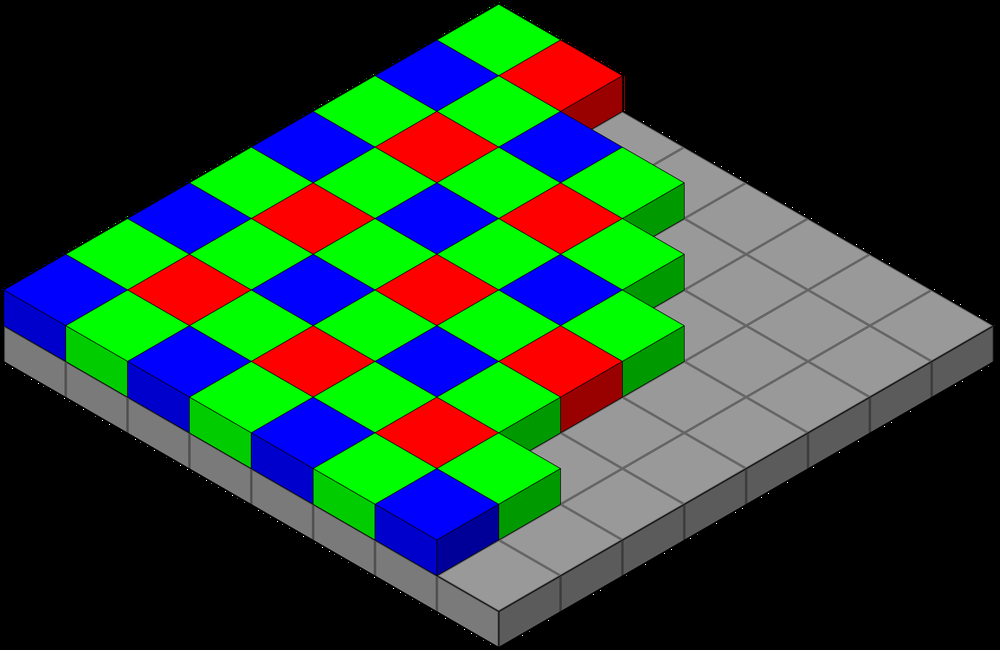
#> input picture bai2/input_bayer.png, 1000 x 650 px, shrunk from 2560 x 1664 before the run, found by its file name
$ python bai2_demosaicing.py
#> lines starting #> are read from the running program, lines starting #| are printed output that depends on the picture
import numpy as np
import cv2
from cv2 import COLOR_BAYER_BG2BGR
# Read the image in Bayer pattern
bayer = cv2.imread('bai2\\input_bayer.png', cv2.IMREAD_GRAYSCALE)
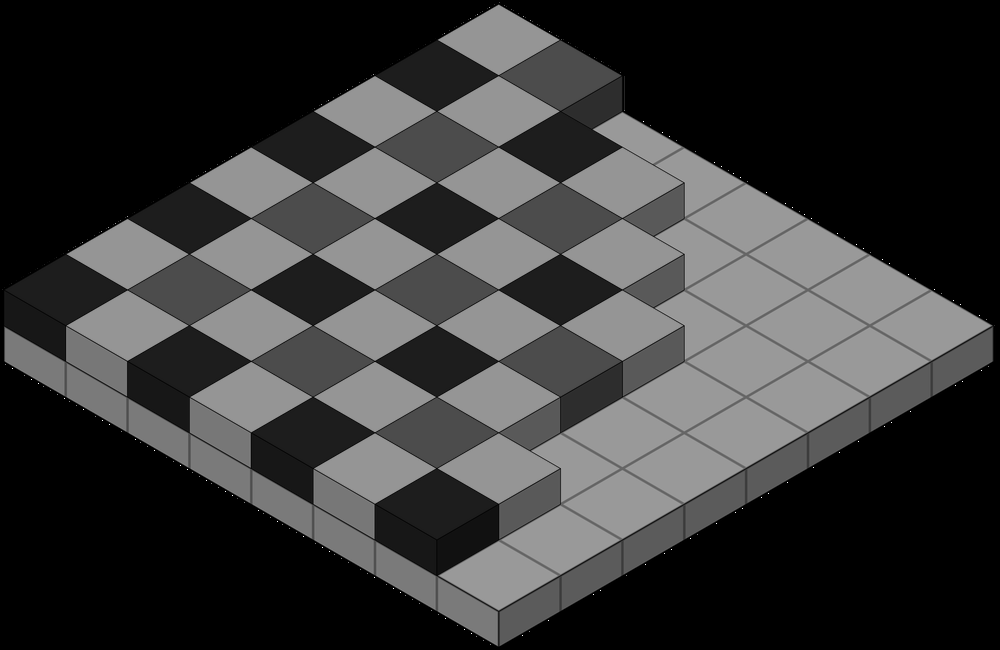
#> bayer: shape (650, 1000); min 0, max 255, mean 56.4

# Apply Malvar-He-Cutler algorithm for demosaicing
demosaiced = cv2.cvtColor(bayer, cv2.COLOR_BAYER_RG2RGB_VNG)

# Display the demosaiced image
cv2.imshow('Demosaiced', demosaiced)
cv2.waitKey(0)
cv2.destroyAllWindows()
